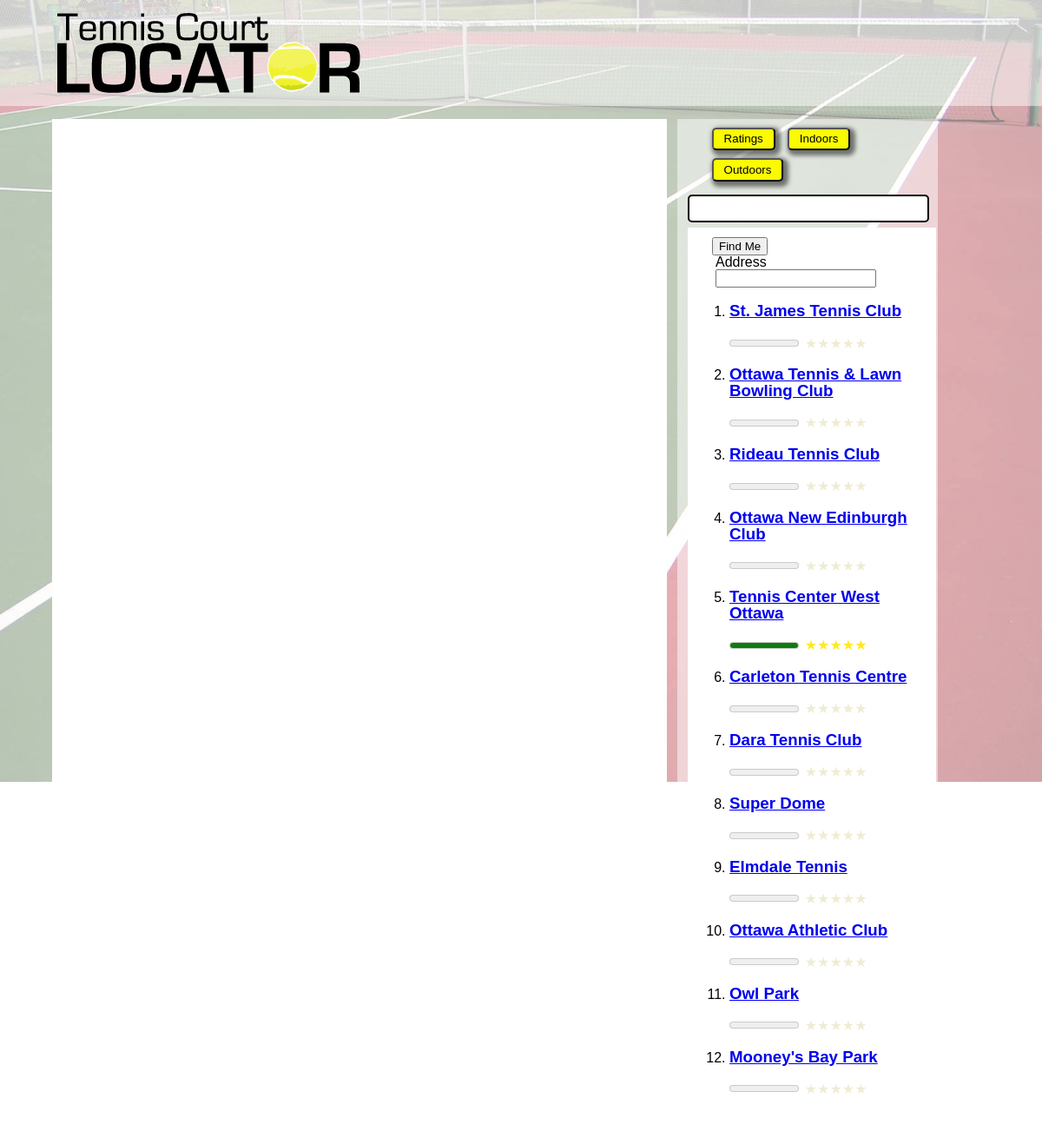
The page / on the database its author committed.
### tables this page shows
CREATE TABLE IF NOT EXISTS `tenniscourtlocator` (
  `id` int(11) NOT NULL AUTO_INCREMENT,
  `name` varchar(100) NOT NULL,
  `longitude` double NOT NULL,
  `latitude` double NOT NULL,
  `street_address` varchar(255) NOT NULL,
  `rate_count` int(11) NOT NULL,
  `rate_total` int(11) NOT NULL,
  `isindoor` tinyint(1) NOT NULL,
  `isoutdoor` tinyint(1) NOT NULL,
  PRIMARY KEY (`id`)
);

### index.php (the view, shortened to what this page needs)
<?php
	require_once 'includes/db.php';
	$results = $db->query('
		SELECT id, name, longitude, latitude, street_address, rate_count, rate_total FROM tenniscourtlocator
		ORDER BY id ASC
		LIMIT 21
	');
	include 'includes/index-top.php';
?>
	<div id="header"><img src="images/tcl-title.png" alt="Tennis Court Locator Logo"></div>
	<section>
		<div id="map"></div>
		<article>
			<nav>
				<button class="ratings">Ratings</button>
				<button class="indoors">Indoors</button>
				<button class="outdoors">Outdoors</button>
			</nav>
			<input id="search">
			<div class="results">
				<button id="geo">Find Me</button>
				<form id="geo-form">
					<label for="adr">Address</label>
					<input id="adr">
				</form>
				<ol>
					<?php foreach ($results as $tenniscourts) : ?>
					<?php
						if ($tenniscourts['rate_count'] > 0) {
							$rating = round($tenniscourts['rate_total'] / $tenniscourts['rate_count']);
						} else {
							$rating = 0;
						}
					?>
						<li itemscope itemtype="http://schema.org/TouristAttraction" data-id="<?php echo $tenniscourts['id']; ?>">
							<h3><a href="single.php?id=<?php echo $tenniscourts['id']; ?>" itemprop="name"><?php echo $tenniscourts['name']; ?></a></h3><strong class="distance"></strong>
							<meter value="<?php echo $rating; ?>" min="0" max="5"><?php echo $rating; ?> out of 5</meter>
							<ol class="tennis-rater">
							<?php for ($i = 1; $i <= 5; $i++) : ?>
								<?php $class = ($i <= $rating) ? 'is-rated' : ''; ?>
								<li class="tennis-rater-lvl <?php echo $class; ?>">★</li>
							<?php endfor; ?>
							</ol>
						</li>
					<?php endforeach; ?>
				</ol>
			</div>
		</article>
	</section>
<?php
	include 'includes/index-bottom.php';
?>

### css/public.css (style rules this page uses)
html { margin:0; }
body { margin:0; background:url(../images/tcl-bg.jpg) no-repeat top center; background-size:100%; font: normal 100%/1 Arial, Helvetica, sans-serif; }
#header { width:100%; height:25%; background-color:rgba(255,255,255,0.5); }
#header img { margin: 0 0 0 4.5%; }
#map { position: absolute; left:5%; width: 59%; height:90%; background-color:#fff; }
article { display:inline-block; background-color:rgba(255,255,255,0.5); margin:0 0 0 65%; width:25%; height:90%; }
section { margin:1.25% 0 0 0; }
#search { background-color:#fff; -webkit-border-radius: 5px; -moz-border-radius: 5px; border-radius: 5px; margin: 5% 0 0 4%; width: 90%; height: 2em; border: 2px solid #000; }
nav { width:80%; margin:0 auto; }
nav button { margin:4% 0 0 4%; padding:1.5% 5%; background-color:#fbfb00; -webkit-border-radius: 5px; -moz-border-radius: 5px; border-radius: 5px; -webkit-box-shadow: 3px 3px 5px 3px rgba(0, 0, 0, .5); -moz-box-shadow: 3px 3px 5px 3px rgba(0, 0, 0, .5); box-shadow: 3px 3px 5px 3px rgba(0, 0, 0, .5); }
.results { width:90%; height:70%; margin:2% 0 0 4%; padding:.65em .5em; background-color:#fff; }
.tennis-rater { display: inline-block; margin: 0 0 0 1%; padding: 0; vertical-align: middle; list-style-type: none; line-height: 1; }
.tennis-rater-lvl { float: left; color: #efecd2; }
.tennis-rater-lvl a:hover, .tennis-rater-lvl a:focus, .tennis-rater-lvl a:active, .is-rated, .is-rated a, .is-rated a:link, .is-rated a:visited, .is-rated a:hover, .is-rated a:focus, .is-rated a:active, .rated-hover a, .rated-hover a:link, .rated-hover a:visited { color: #ffe91f; }
.ratings { margin: 0 0 0 4%; }
#geo, #geo-form { margin:0 0 0 1.5em; }

### rows shown on the page
tenniscourtlocator: name "St. James Tennis Club", rate_count 0 (drawn)
tenniscourtlocator: name "Ottawa Tennis & Lawn Bowling Club", rate_count 0 (drawn)
tenniscourtlocator: name "Rideau Tennis Club", rate_count 0 (drawn)
tenniscourtlocator: name "Ottawa New Edinburgh Club", rate_count 0 (drawn)
tenniscourtlocator: name "Tennis Center West Ottawa", rate_total 5 (drawn)
tenniscourtlocator: name "Carleton Tennis Centre", rate_count 0 (drawn)
tenniscourtlocator: name "Dara Tennis Club", rate_count 0 (drawn)
tenniscourtlocator: name "Super Dome", rate_count 0 (drawn)
tenniscourtlocator: name "Elmdale Tennis", rate_count 0 (drawn)
tenniscourtlocator: name "Ottawa Athletic Club", rate_count 0 (drawn)
tenniscourtlocator: name "Owl Park", rate_count 0 (drawn)
tenniscourtlocator: name "Mooney's Bay Park", rate_count 0 (drawn)
